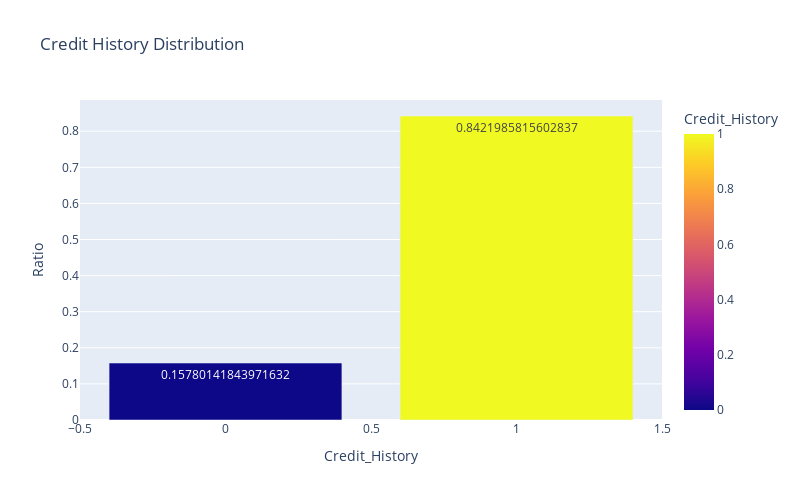

Notebook source saved alongside this figure:
### Markdown cell above
# Credit History Distribution

### Code cell
credit_history_counts = train['Credit_History'].value_counts(normalize=True).reset_index()
credit_history_counts.columns = ['Credit_History', 'Percentage']

fig = px.bar(credit_history_counts,
             x='Credit_History',
             y='Percentage',
             text='Percentage',
             labels={'Percentage': 'Ratio'},
             color='Credit_History',
             color_discrete_sequence=['blue', 'purple'],
             title='Credit History Distribution',
             hover_data={'Credit_History': False, 'Percentage': ':.2%'},
             width=800, height=500)
fig.show()

### Figure 1 — Plotly figure (JSON) as saved in the notebook; plotly's stock layout.template omitted (floating-point values rounded to 4 significant figures)
{"data": [{"alignmentgroup": "True", "hovertemplate": "Ratio=%{text:.2%}<extra></extra>", "legendgroup": "", "marker": {"color": [1, 0], "coloraxis": "coloraxis", "pattern": {"shape": ""}}, "name": "", "offsetgroup": "", "orientation": "v", "showlegend": false, "text": [0.8422, 0.1578], "textposition": "auto", "type": "bar", "x": [1, 0], "xaxis": "x", "y": [0.8422, 0.1578], "yaxis": "y"}], "layout": {"barmode": "relative", "coloraxis": {"colorbar": {"title": {"text": "Credit_History"}}, "colorscale": [[0, "#0d0887"], [0.1111, "#46039f"], [0.2222, "#7201a8"], [0.3333, "#9c179e"], [0.4444, "#bd3786"], [0.5556, "#d8576b"], [0.6667, "#ed7953"], [0.7778, "#fb9f3a"], [0.8889, "#fdca26"], [1, "#f0f921"]]}, "height": 500, "legend": {"tracegroupgap": 0}, "title": {"text": "Credit History Distribution"}, "width": 800, "xaxis": {"anchor": "y", "domain": [0, 1], "title": {"text": "Credit_History"}}, "yaxis": {"anchor": "x", "domain": [0, 1], "title": {"text": "Ratio"}}}}
